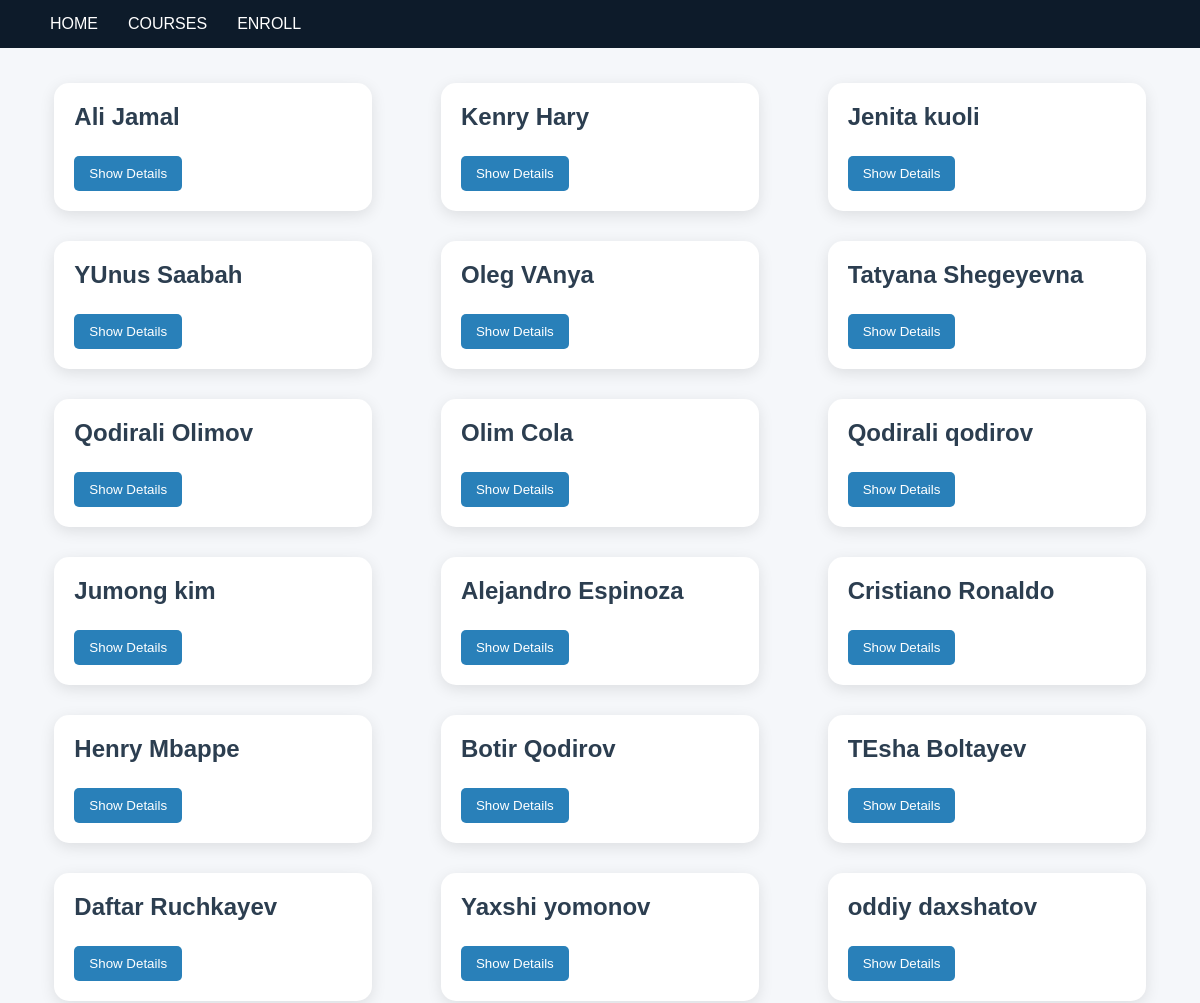
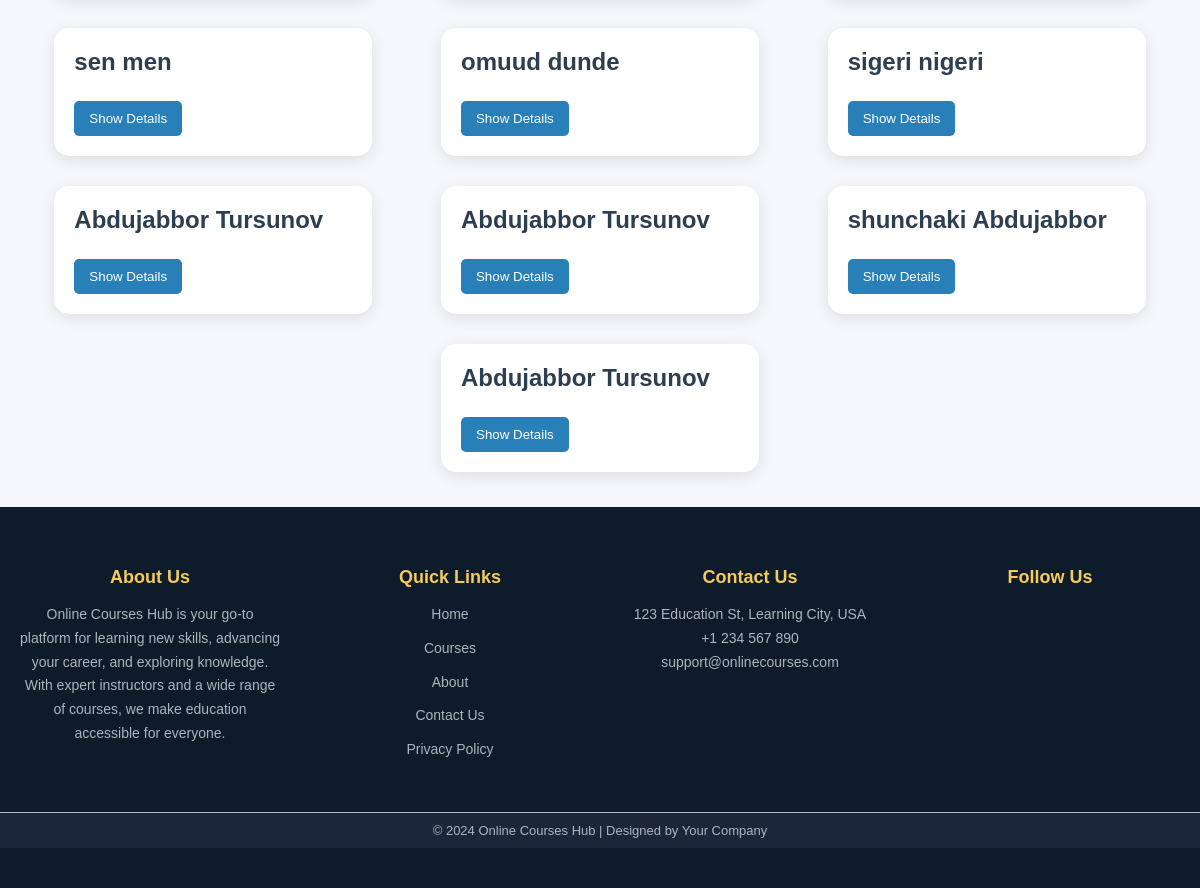
/students, run on the app's committed database (2 pictures, top to bottom).
### home/models.py (models this page shows, shortened)
class Student(models.Model):
    first_name = models.CharField(max_length=100)
    last_name = models.CharField(max_length=100)
    email = models.EmailField(unique=True)
    reg_date = models.DateField(auto_now_add=True)
    courses = models.ManyToManyField(Course, related_name='students', blank=True, null=True)

### home/views.py (the view)
# urls.py: path('students', students, name='students'),
def students(request):
    students = Student.objects.all()
    context = {
        'students': students
    }
    return render(request, 'students.html', context)

### templates/students.html (shortened to what this page needs)
{% load static %}
<!DOCTYPE html>
<html lang="en">
<head>
    <link rel="stylesheet" type="text/css" href="{% static 'css/home.css' %}">
</head>
<nav class="navbar">
    <div class="container">
        <ul class="nav-links">
            <li><a href="{% url 'homepage' %}">Home</a></li>
            <li><a href="{% url 'homepage' %}">Courses</a></li>
            <li><a href="{% url 'enroll' %}">enroll</a></li>
        </ul>
    </div>
</nav>
<body class="body">
<div class="students-container">
    {% for student in students %}
    <div class="student-card">
        <h2 class="student-name">{{ student.first_name }} {{ student.last_name }}</h2>
        <button class="toggle-button">Show Details</button>
    </div>
    {% endfor %}
</div>
<footer>
    <div class="footer-container">
        <div class="footer-section about">
            <h3>About Us</h3>
            <p>Online Courses Hub is your go-to platform for learning new skills, advancing your career, and exploring knowledge. With expert instructors and a wide range of courses, we make education accessible for everyone.</p>
        </div>
        <div class="footer-section links">
            <h3>Quick Links</h3>
            <ul>
                <li><a href="#">Home</a></li>
                <li><a href="#">Courses</a></li>
                <li><a href="#">About</a></li>
                <li><a href="#">Contact Us</a></li>
                <li><a href="#">Privacy Policy</a></li>
            </ul>
        </div>
        <div class="footer-section contact">
            <h3>Contact Us</h3>
            <p> 123 Education St, Learning City, USA</p>
            <p> +1 234 567 890</p>
            <p> support@onlinecourses.com</p>
        </div>
        <div class="footer-section social">
            <h3>Follow Us</h3>
            <div class="social-icons">
            </div>
        </div>
    </div>
    <div class="footer-bottom">
        &copy; 2024 Online Courses Hub | Designed by Your Company
    </div>
</footer>
</body>
</html>

### staticfiles/css/home.css (style rules this page uses)
* { margin: 0; padding: 0; box-sizing: border-box; }
.navbar { background-color: #0D1B2A; padding: 15px 0; width: 100%; }
.container { max-width: 1200px; margin: auto; display: flex; justify-content: space-between; align-items: center; padding: 0 20px; }
.nav-links { list-style: none; display: flex; align-items: center; }
.nav-links li { margin-left: 30px; }
.nav-links li a { color: #ffffff; text-decoration: none; font-size: 16px; font-weight: 500; text-transform: uppercase; transition: color 0.3s ease; }
body { font-family: 'Arial', sans-serif; margin: 0; padding: 0; background-color: #f5f7fa; color: #333; }
h1, h2, p { margin: 0; }
footer { background-color: #0D1B2A; color: #ffffff; padding: 40px 0; text-align: center; font-family: 'Arial', sans-serif; }
.footer-container { display: flex; flex-wrap: wrap; justify-content: space-around; max-width: 1200px; margin: auto; }
.footer-section { flex: 1; margin: 20px; min-width: 200px; }
.footer-section h3 { font-size: 18px; margin-bottom: 15px; color: #F5CB5C; }
.footer-section p, .footer-section ul, .footer-section li { font-size: 14px; line-height: 1.7; color: #adb5bd; }
.footer-section a { color: #adb5bd; text-decoration: none; transition: color 0.3s ease; }
.footer-section ul { list-style: none; padding: 0; }
.footer-section ul li { margin-bottom: 10px; }
.footer-bottom { background-color: #1B263B; padding: 10px 0; color: #adb5bd; font-size: 13px; border-top: 1px solid #adb5bd; margin-top: 20px; }
.students-container { display: flex; flex-wrap: wrap; justify-content: space-around; margin: 20px; }
.student-card { background-color: #ffffff; border-radius: 15px; box-shadow: 0 4px 15px rgba(0, 0, 0, 0.1); padding: 20px; margin: 15px; width: calc(30% - 30px); transition: transform 0.3s, box-shadow 0.3s; overflow: hidden; }
.student-card h2 { font-size: 1.5em; color: #2C3E50; margin-bottom: 10px; }
.toggle-button { background-color: #2980B9; color: #ffffff; border: none; border-radius: 5px; padding: 10px 15px; cursor: pointer; margin-top: 15px; transition: background-color 0.3s; }

### data on the page
Student: first_name "Ali", last_name "Jamal"
Student: first_name "Kenry", last_name "Hary"
Student: first_name "Jenita", last_name "kuoli"
Student: first_name "YUnus", last_name "Saabah"
Student: first_name "Oleg", last_name "VAnya"
Student: first_name "Tatyana", last_name "Shegeyevna"
Student: first_name "Qodirali", last_name "Olimov"
Student: first_name "Olim", last_name "Cola"
Student: first_name "Qodirali", last_name "qodirov"
Student: first_name "Jumong", last_name "kim"
Student: first_name "Alejandro", last_name "Espinoza"
Student: first_name "Cristiano", last_name "Ronaldo"
Student: first_name "Henry", last_name "Mbappe"
Student: first_name "Botir", last_name "Qodirov"
Student: first_name "TEsha", last_name "Boltayev"
Student: first_name "Daftar", last_name "Ruchkayev"
Student: first_name "Yaxshi", last_name "yomonov"
Student: first_name "oddiy", last_name "daxshatov"
Student: first_name "sen", last_name "men"
Student: first_name "omuud", last_name "dunde"
Student: first_name "sigeri", last_name "nigeri"
Student: first_name "Abdujabbor", last_name "Tursunov"
Student: first_name "Abdujabbor", last_name "Tursunov"
Student: first_name "shunchaki", last_name "Abdujabbor"
Student: first_name "Abdujabbor", last_name "Tursunov"
